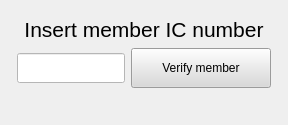
     <widget class="QWidget" name="ICMethod">
      <layout class="QGridLayout" name="gridLayout_3">
       <item row="4" column="1">
        <widget class="QFrame" name="frame_6">
         <property name="maximumSize">
          <size>
           <width>16777215</width>
           <height>250</height>
          </size>
         </property>
         <property name="frameShape">
          <enum>QFrame::StyledPanel</enum>
         </property>
         <property name="frameShadow">
          <enum>QFrame::Raised</enum>
         </property>
        </widget>
       </item>
       <item row="2" column="1">
        <widget class="QLineEdit" name="input_ICNum">
         <property name="minimumSize">
          <size>
           <width>0</width>
           <height>0</height>
          </size>
         </property>
         <property name="maximumSize">
          <size>
           <width>600</width>
           <height>30</height>
          </size>
         </property>
         <property name="styleSheet">
          <string notr="true">background-color: rgb(255, 255, 255)</string>
         </property>
         <property name="placeholderText">
          <string/>
         </property>
        </widget>
       </item>
       <item row="1" column="1" colspan="2" alignment="Qt::AlignHCenter">
        <widget class="QLabel" name="label_9">
         <property name="sizePolicy">
          <sizepolicy hsizetype="Fixed" vsizetype="Fixed">
           <horstretch>0</horstretch>
           <verstretch>0</verstretch>
          </sizepolicy>
         </property>
         <property name="maximumSize">
          <size>
           <width>16777215</width>
           <height>50</height>
          </size>
         </property>
         <property name="sizeIncrement">
          <size>
           <width>0</width>
           <height>0</height>
          </size>
         </property>
         <property name="styleSheet">
          <string notr="true"/>
         </property>
         <property name="text">
          <string>&lt;html&gt;&lt;head/&gt;&lt;body&gt;&lt;p&gt;&lt;span style=&quot; font-size:16pt;&quot;&gt;Insert member IC number&lt;/span&gt;&lt;/p&gt;&lt;/body&gt;&lt;/html&gt;</string>
         </property>
         <property name="textFormat">
          <enum>Qt::AutoText</enum>
         </property>
         <property name="alignment">
          <set>Qt::AlignCenter</set>
         </property>
        </widget>
       </item>
       <item row="2" column="2">
        <widget class="QPushButton" name="btn_verify">
         <property name="minimumSize">
          <size>
           <width>140</width>
           <height>40</height>
          </size>
         </property>
         <property name="maximumSize">
          <size>
           <width>140</width>
           <height>40</height>
          </size>
         </property>
         <property name="cursor">
          <cursorShape>PointingHandCursor</cursorShape>
         </property>
         <property name="styleSheet">
          <string notr="true">background-color: rgba(217,217,217,255)</string>
         </property>
         <property name="text">
          <string>Verify member</string>
         </property>
        </widget>
       </item>
       <item row="2" column="0">
        <widget class="QFrame" name="frame_7">
         <property name="frameShape">
          <enum>QFrame::StyledPanel</enum>
         </property>
         <property name="frameShadow">
          <enum>QFrame::Raised</enum>
         </property>
        </widget>
       </item>
       <item row="2" column="3">
        <widget class="QFrame" name="frame_8">
         <property name="frameShape">
          <enum>QFrame::StyledPanel</enum>
         </property>
         <property name="frameShadow">
          <enum>QFrame::Raised</enum>
         </property>
        </widget>
       </item>
       <item row="3" column="1">
        <widget class="QLabel" name="lbl_error_msg">
         <property name="maximumSize">
          <size>
           <width>16777215</width>
           <height>20</height>
          </size>
         </property>
         <property name="styleSheet">
          <string notr="true">color: rgb(255, 0, 0)</string>
         </property>
         <property name="text">
          <string/>
         </property>
        </widget>
       </item>
       <item row="0" column="1">
        <widget class="QFrame" name="frame_5">
         <property name="maximumSize">
          <size>
           <width>16777215</width>
           <height>250</height>
          </size>
         </property>
         <property name="frameShape">
          <enum>QFrame::StyledPanel</enum>
         </property>
         <property name="frameShadow">
          <enum>QFrame::Raised</enum>
         </property>
        </widget>
       </item>
      </layout>
     </widget>
